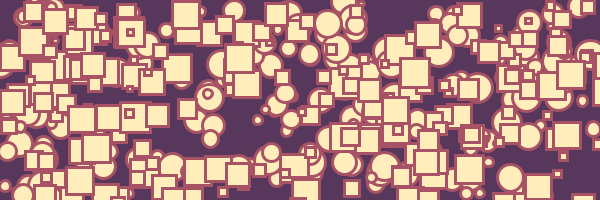
Frame 1 (no input)
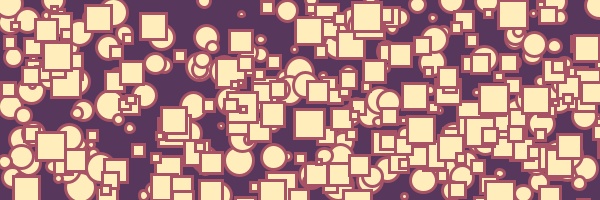
Frame 2 (the mouse pressed at the canvas centre, redrawn once)

The Processing sketch that drew these frames (run headless with seeded random() and noise(); the mouse was pressed at the canvas centre and the sketch redrawn once):

// Processing sketch: processing_151724
// ── processing_151724.pde

void setup ()
{
  size (600, 200);
  smooth();
  noLoop();
}

void draw ()
{
  background (#57385c);

  drawEllipses ();
  drawRects();
}

void drawEllipses ()
{
  fill (#ffedbc);
  stroke (#A75265);
  strokeWeight (3);

  int i = 0; 
  while (i < 200)
  {
    float x = random (width);
    float y = random (height);

    float d = random (5, 30);

    ellipse (x, y, d, d);
    i = i +1;
  }
}

void drawRects ()
{
  fill (#ffedbc);
  stroke (#A75265);
  strokeWeight (3);

  int i = 0; 
  while (i < 200)
  {
    float x = random (width);
    float y = random (height);

    float d = random (5, 30);

    rect (x, y, d, d);
    i = i +1;
  }
}

void mousePressed ()
{
  redraw();
}
